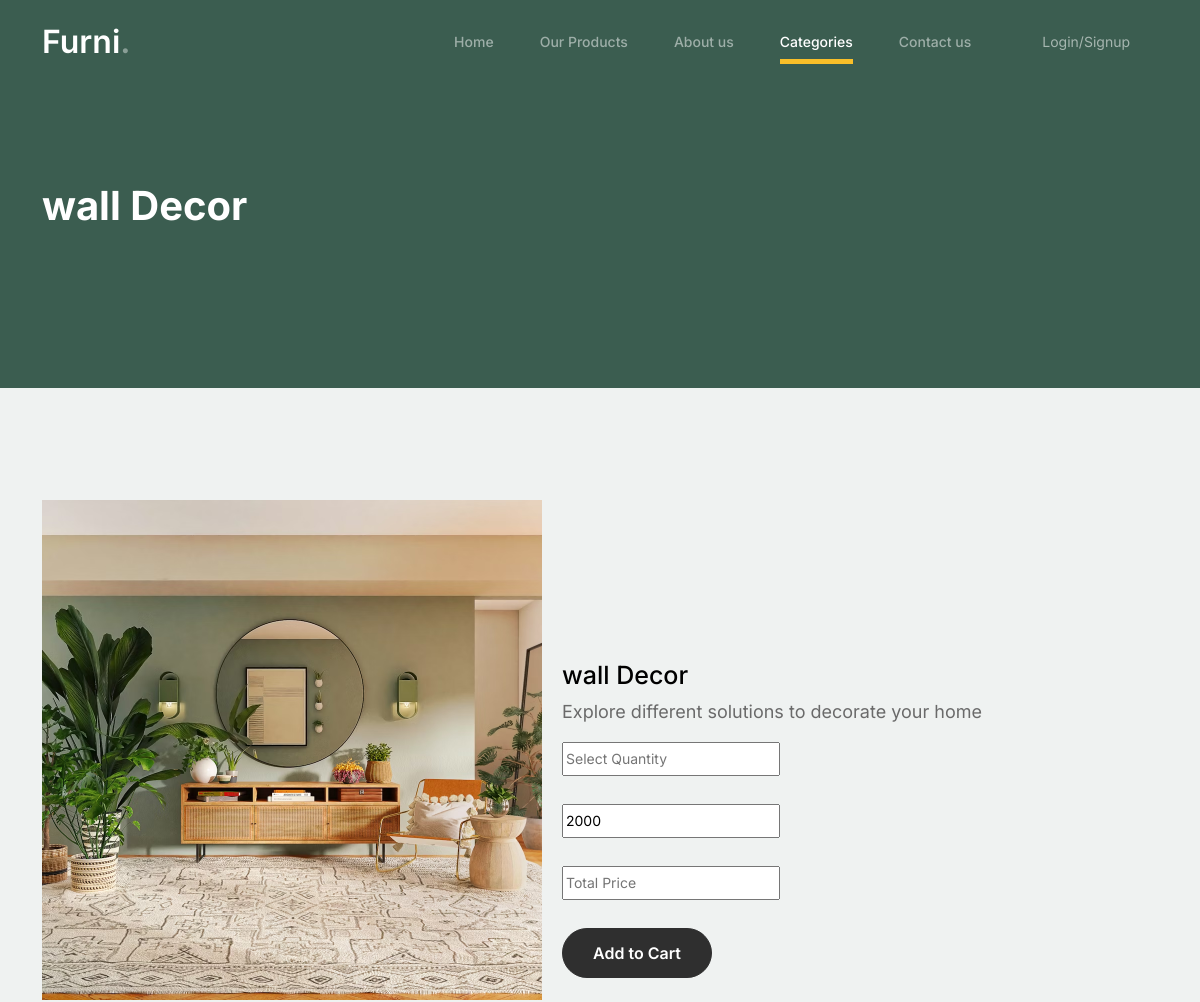
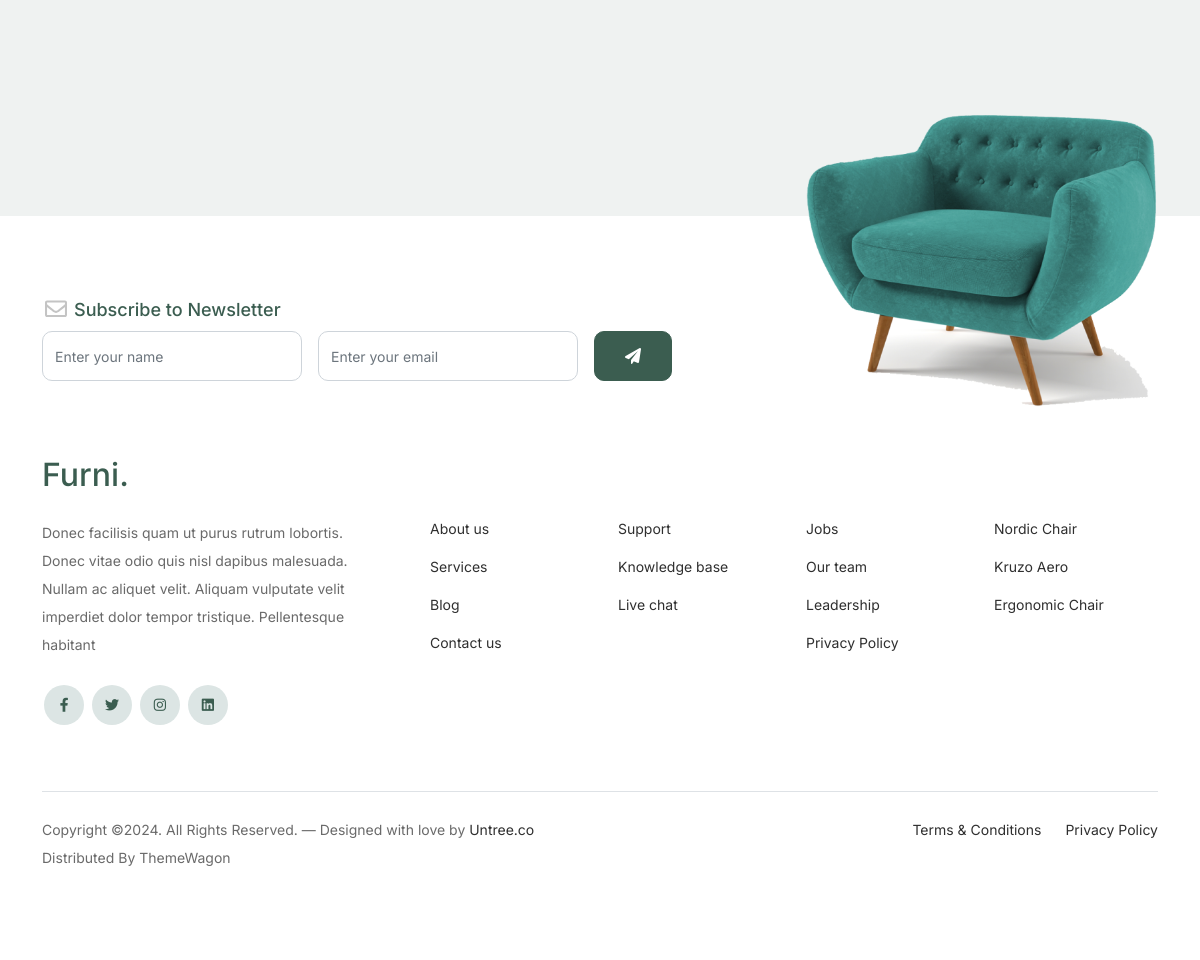
Screenshot of /single_page/4/ with the database file from the repository (2 pictures, top to bottom).
### LibApp/models.py (models this page shows)
class productdb(models.Model):
    category_name = models.CharField(max_length=100,null=True,blank=True)
    product_name = models.CharField(max_length=100,null=True,blank=True)
    Des = models.CharField(max_length=100,null=True,blank=True)
    pri = models.IntegerField(null=True,blank=True)
    img = models.ImageField(upload_to='Product Images',null=True,blank=True)

### DecoApp/views.py (the view)
# urls.py: path('single_page/<int:pro_id>/',views.single_page,name="single_page"),
def single_page(co,pro_id):
    cat = formdb.objects.all()
    data = productdb.objects.get(id=pro_id)
    return render(co,"single_product.html",{'data':data,'cat':cat })

### DecoApp/templates/single_product.html (shortened to what this page needs)
<!doctype html>
{% load static %}
<html lang="en">
<head>
		<link href="{% static 'lod/css/bootstrap.min.css' %}" rel="stylesheet">
		<link href="https://cdnjs.cloudflare.com/ajax/libs/font-awesome/6.0.0-beta3/css/all.min.css" rel="stylesheet">
		<link href="{% static 'lod/css/tiny-slider.css' %}" rel="stylesheet">
		<link href="{% static 'lod/css/style.css' %}" rel="stylesheet">
	</head>
	<body>
		<nav class="custom-navbar navbar navbar navbar-expand-md navbar-dark bg-dark" arial-label="Furni navigation bar">
			<div class="container">
				<a class="navbar-brand" href="index.html">Furni<span>.</span></a>
				<div class="collapse navbar-collapse" id="navbarsFurni">
					<ul class="custom-navbar-nav navbar-nav ms-auto mb-2 mb-md-0">
						<li class="nav-item ">
							<a class="nav-link" href="{% url 'Home' %}">Home</a>
						</li>
						<li><a class="nav-link" href="{% url 'Shop' %}">Our Products</a></li>
						<li><a class="nav-link" href="{% url 'About' %}">About us</a></li>
						<li class="dropdown active" >
    						<a class="nav-link" href="#" role="button" data-bs-toggle="dropdown" aria-expanded="false">Categories</a>
						</li>
						<li><a class="nav-link" href="{% url 'Contact' %}">Contact us</a></li>
					</ul>
					<ul class="custom-navbar-cta navbar-nav mb-2 mb-md-0 ms-5">
						{% if request.session.name %}
						<li><a class="nav-link" href="{% url 'sessionlogout' %}">Welcome{{request.session.name}}<img src="{% static 'lod/images/user.svg' %}"></a></li>
						{% else %}
						<li><a class="nav-link" href="{% url 'signup_page' %}">Login/Signup</a></li>
						{% endif %}
					</ul>
				</div>
			</div>
		</nav>
			<div class="hero">
				<div class="container">
					<div class="row justify-content-between">
						<div class="col-lg-5">
							<div class="intro-excerpt">
								<h1>{{data.product_name}}</h1>
							</div>
						</div>
						<div class="col-lg-7">
						</div>
					</div>
				</div>
			</div>
		<div class="untree_co-section before-footer-section">
            <div class="container">
              <div class="row mb-5">
                <form  method="post" action="{% url 'save_cart' %}" >
					<img src="{{data.img.url}}" alt="Image" style="width:500px;height:500px" >
                  <div style="margin-left:520px;margin-top:-340px">
                      <h2 class="h5 text-black" style="font-size:25px">{{data.product_name}}</h2>
					  <p style="font-size:18px" >{{data.Des}}</p>
                      <input type="number"  min="1" id="qty"  name="quantity" placeholder="Select Quantity"><br><br>
					  <input type="text" id="price" value="{{data.pri}}"><br><br>
					  <input type="text" id="total" name="totalprice" placeholder="Total Price"><br>
					  <input type="hidden" value="{{request.session.name}}" readonly name="username"><br>
					  <button type="submit" class="btn btn-outline-success">Add to Cart</button>
                  </div>
                </form>
              </div>
            </div>
          </div>
		<footer class="footer-section">
			<div class="container relative">
				<div class="sofa-img">
					<img src="{% static 'lod/images/sofa.png' %}" alt="Image" class="img-fluid">
				</div>
				<div class="row">
					<div class="col-lg-8">
						<div class="subscription-form">
							<h3 class="d-flex align-items-center"><span class="me-1"><img src="{% static 'lod/images/envelope-outline.svg' %}" alt="Image" class="img-fluid"></span><span>Subscribe to Newsletter</span></h3>
							<form action="#" class="row g-3">
								<div class="col-auto">
									<input type="text" class="form-control" placeholder="Enter your name">
								</div>
								<div class="col-auto">
									<input type="email" class="form-control" placeholder="Enter your email">
								</div>
								<div class="col-auto">
									<button class="btn btn-primary">
										<span class="fa fa-paper-plane"></span>
									</button>
								</div>
							</form>
						</div>
					</div>
				</div>
				<div class="row g-5 mb-5">
					<div class="col-lg-4">
						<div class="mb-4 footer-logo-wrap"><a href="#" class="footer-logo">Furni<span>.</span></a></div>
						<p class="mb-4">Donec facilisis quam ut purus rutrum lobortis. Donec vitae odio quis nisl dapibus malesuada. Nullam ac aliquet velit. Aliquam vulputate velit imperdiet dolor tempor tristique. Pellentesque habitant</p>
						<ul class="list-unstyled custom-social">
							<li><a href="#"><span class="fa fa-brands fa-facebook-f"></span></a></li>
							<li><a href="#"><span class="fa fa-brands fa-twitter"></span></a></li>
							<li><a href="#"><span class="fa fa-brands fa-instagram"></span></a></li>
							<li><a href="#"><span class="fa fa-brands fa-linkedin"></span></a></li>
						</ul>
					</div>
					<div class="col-lg-8">
						<div class="row links-wrap">
							<div class="col-6 col-sm-6 col-md-3">
								<ul class="list-unstyled">
									<li><a href="#">About us</a></li>
									<li><a href="#">Services</a></li>
									<li><a href="#">Blog</a></li>
									<li><a href="#">Contact us</a></li>
								</ul>
							</div>
							<div class="col-6 col-sm-6 col-md-3">
								<ul class="list-unstyled">
									<li><a href="#">Support</a></li>
									<li><a href="#">Knowledge base</a></li>
									<li><a href="#">Live chat</a></li>
								</ul>
							</div>
							<div class="col-6 col-sm-6 col-md-3">
								<ul class="list-unstyled">
									<li><a href="#">Jobs</a></li>
									<li><a href="#">Our team</a></li>
									<li><a href="#">Leadership</a></li>
									<li><a href="#">Privacy Policy</a></li>
								</ul>
							</div>
							<div class="col-6 col-sm-6 col-md-3">
								<ul class="list-unstyled">
									<li><a href="#">Nordic Chair</a></li>
									<li><a href="#">Kruzo Aero</a></li>
									<li><a href="#">Ergonomic Chair</a></li>
								</ul>
							</div>
						</div>
					</div>
				</div>
				<div class="border-top copyright">
					<div class="row pt-4">
						<div class="col-lg-6">
							<p class="mb-2 text-center text-lg-start">Copyright &copy;. All Rights Reserved. &mdash; Designed with love by <a href="https://untree.co">Untree.co</a> Distributed By <a hreff="https://themewagon.com">ThemeWagon</a>
            </p>
						</div>
						<div class="col-lg-6 text-center text-lg-end">
							<ul class="list-unstyled d-inline-flex ms-auto">
								<li class="me-4"><a href="#">Terms &amp; Conditions</a></li>
								<li><a href="#">Privacy Policy</a></li>
							</ul>
						</div>
					</div>
				</div>
			</div>
		</footer>
	</body>
</html>

### DecoApp/static/lod/css/style.css (style rules this page uses)
body { overflow-x: hidden; position: relative; }
body { font-family: "Inter", sans-serif; font-weight: 400; line-height: 28px; color: #6a6a6a; font-size: 14px; background-color: #eff2f1; }
a { text-decoration: none; -webkit-transition: .3s all ease; -o-transition: .3s all ease; transition: .3s all ease; color: #2f2f2f; text-decoration: underline; }
.custom-navbar { background: #3b5d50 !important; padding-top: 20px; padding-bottom: 20px; }
.custom-navbar .navbar-brand { font-size: 32px; font-weight: 600; }
.custom-navbar .navbar-brand > span { opacity: .4; }
@media (min-width: 992px) { .custom-navbar .custom-navbar-nav li { margin-left: 15px; margin-right: 15px; } }
.custom-navbar .custom-navbar-nav li a { font-weight: 500; color: #ffffff !important; opacity: .5; -webkit-transition: .3s all ease; -o-transition: .3s all ease; transition: .3s all ease; position: relative; }
@media (min-width: 768px) { .custom-navbar .custom-navbar-nav li a:before { content: ""; position: absolute; bottom: 0; left: 8px; right: 8px; background: #f9bf29; height: 5px; opacity: 1; visibility: visible; width: 0; -webkit-transition: .15s all ease-out; -o-transition: .15s all ease-out; transition: .15s all ease-out; } }
.custom-navbar .custom-navbar-nav li.active a { opacity: 1; }
.custom-navbar .custom-navbar-nav li.active a:before { width: calc(100% - 16px); }
.custom-navbar .custom-navbar-cta { margin-left: 0 !important; -webkit-box-orient: horizontal; -webkit-box-direction: normal; -ms-flex-direction: row; flex-direction: row; }
@media (min-width: 768px) { .custom-navbar .custom-navbar-cta { margin-left: 40px !important; } }
.custom-navbar .custom-navbar-cta li { margin-left: 0px; margin-right: 0px; }
.custom-navbar .custom-navbar-cta li:first-child { margin-right: 20px; }
.hero { background: #3b5d50; padding: calc(4rem - 30px) 0 0rem 0; }
@media (min-width: 768px) { .hero { padding: calc(4rem - 30px) 0 4rem 0; } }
@media (min-width: 992px) { .hero { padding: calc(8rem - 30px) 0 8rem 0; } }
.hero .intro-excerpt { position: relative; z-index: 4; }
@media (min-width: 992px) { .hero .intro-excerpt { max-width: 450px; } }
.hero h1 { font-weight: 700; color: #ffffff; margin-bottom: 30px; }
.btn { font-weight: 600; padding: 12px 30px; border-radius: 30px; color: #ffffff; background: #2f2f2f; border-color: #2f2f2f; }
.btn.btn-primary { background: #3b5d50; border-color: #3b5d50; }
.before-footer-section { padding: 7rem 0 12rem 0 !important; }
.footer-section { padding: 80px 0; background: #ffffff; }
.footer-section .relative { position: relative; }
.footer-section a { text-decoration: none; color: #2f2f2f; -webkit-transition: .3s all ease; -o-transition: .3s all ease; transition: .3s all ease; }
.footer-section .subscription-form { margin-bottom: 40px; position: relative; z-index: 2; margin-top: 100px; }
@media (min-width: 992px) { .footer-section .subscription-form { margin-top: 0px; margin-bottom: 80px; } }
.footer-section .subscription-form h3 { font-size: 18px; font-weight: 500; color: #3b5d50; }
.footer-section .subscription-form .form-control { height: 50px; border-radius: 10px; font-family: "Inter", sans-serif; }
.footer-section .subscription-form .btn { border-radius: 10px !important; }
.footer-section .sofa-img { position: absolute; top: -200px; z-index: 1; right: 0; }
.footer-section .sofa-img img { max-width: 380px; }
.footer-section .links-wrap { margin-top: 0px; }
@media (min-width: 992px) { .footer-section .links-wrap { margin-top: 54px; } }
.footer-section .links-wrap ul li { margin-bottom: 10px; }
.footer-section .footer-logo-wrap .footer-logo { font-size: 32px; font-weight: 500; text-decoration: none; color: #3b5d50; }
.footer-section .custom-social li { margin: 2px; display: inline-block; }
.footer-section .custom-social li a { width: 40px; height: 40px; text-align: center; line-height: 40px; display: inline-block; background: #dce5e4; color: #3b5d50; border-radius: 50%; }
.footer-section .border-top { border-color: #dce5e4; }
.footer-section .border-top.copyright { font-size: 14px !important; }
.untree_co-section { padding: 7rem 0; }
.form-control { height: 50px; border-radius: 10px; font-family: "Inter", sans-serif; }

### rows the page displays
productdb: product_name "wall Decor", img (picture), Des "Explore different solutions to decorate your home", pri "2000"
